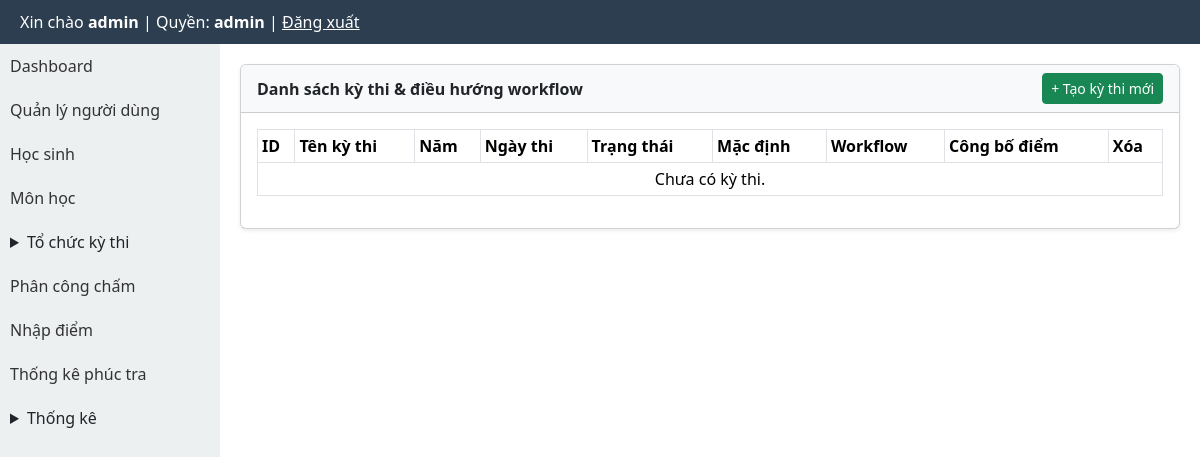
/modules/exams/index.php (signed in), run on an earlier commit of the app's database.
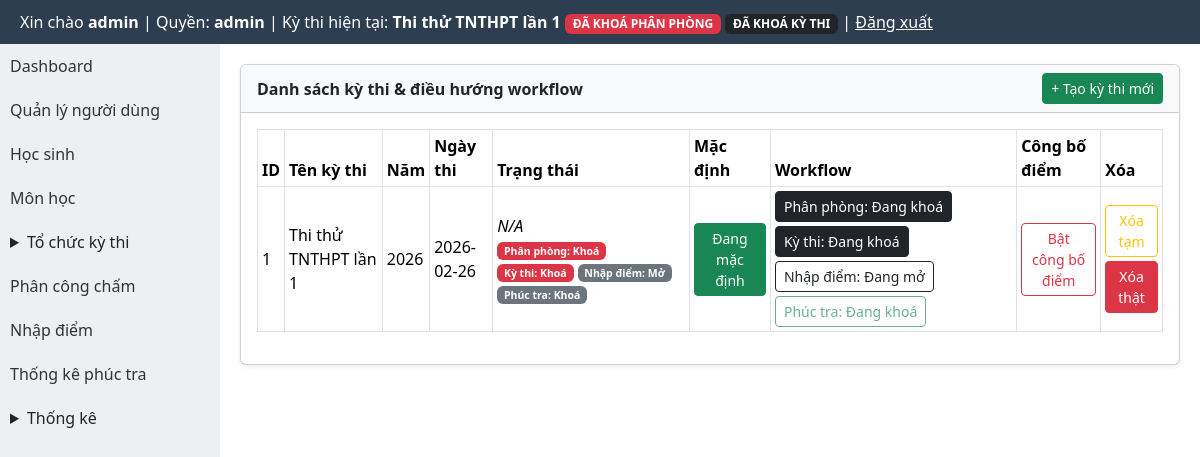
And on a later commit of the database.
### tables this page shows
CREATE TABLE exams (
  id INTEGER PRIMARY KEY AUTOINCREMENT,
  ten_ky_thi TEXT,
  nam INTEGER,
  ngay_thi TEXT
, is_default INTEGER DEFAULT 0, deleted_at TEXT, distribution_locked INTEGER DEFAULT 0, rooms_locked INTEGER DEFAULT 0, exam_locked INTEGER DEFAULT 0, scoring_closed INTEGER DEFAULT 0, exam_mode INTEGER DEFAULT 1, is_locked INTEGER DEFAULT 0, is_score_entry_locked INTEGER DEFAULT 0, is_score_published INTEGER DEFAULT 0, is_recheck_open INTEGER DEFAULT 0);

### layout/header.php (called while the page is built, shortened)
<?php
require_once BASE_PATH . '/templates/header.php';

### core/auth.php (called while the page is built, shortened)
<?php
function normalize_role(?string $role): string {
    $normalized = strtolower(trim((string) $role));
    return match ($normalized) {
        'score_entry', 'score-input', 'score_input', 'nhapdiem', 'nhap_diem' => 'scorer',
        'exam_manager', 'quanlythi', 'exam-manager' => 'organizer',
        default => $normalized,
    };
}
function current_user_role(): string {
    $sessionRole = $_SESSION['role'] ?? null;
    if (is_string($sessionRole) && trim($sessionRole) !== '') {
        return normalize_role($sessionRole);
    }
    $userRole = $_SESSION['user']['role'] ?? null;
    return normalize_role(is_string($userRole) ? $userRole : '');
}

### modules/exams/exam_context_helper.php (called while the page is built, shortened)
<?php
function ensureExamLockColumns(PDO $pdo): void
{
    $cols = array_column($pdo->query('PRAGMA table_info(exams)')->fetchAll(PDO::FETCH_ASSOC), 'name');
}
function getCurrentExam(): ?array
{
    global $pdo;
    $cols = array_column($pdo->query('PRAGMA table_info(exams)')->fetchAll(PDO::FETCH_ASSOC), 'name');
    $hasDeletedAt = in_array('deleted_at', $cols, true);
    $activeWhere = $hasDeletedAt ? '(deleted_at IS NULL OR trim(deleted_at) = "")' : '1=1';
    $defaultStmt = $pdo->query('SELECT * FROM exams WHERE ' . $activeWhere . ' AND is_default = 1 ORDER BY id DESC LIMIT 1');
    $defaultExam = $defaultStmt ? $defaultStmt->fetch(PDO::FETCH_ASSOC) : false;
    if (is_array($defaultExam)) {
        return $defaultExam;
    }
    $countStmt = $pdo->query('SELECT COUNT(*) FROM exams WHERE ' . $activeWhere);
    $activeCount = (int) ($countStmt ? $countStmt->fetchColumn() : 0);
    if ($activeCount !== 1) {
        return null;
    }
}
function getCurrentExamId(): int
{
    $exam = getCurrentExam();
    return (int) ($exam['id'] ?? 0);
}
function getCurrentExamInfo(): ?array
{
    $exam = getCurrentExam();
    if (!$exam) {
        return null;
    }
    global $pdo;
    ensureExamLockColumns($pdo);
    return [
        'id' => (int) ($exam['id'] ?? 0),
        'ten_ky_thi' => (string) ($exam['ten_ky_thi'] ?? ''),
        'distribution_locked' => (int) ($exam['distribution_locked'] ?? 0),
        'rooms_locked' => (int) ($exam['rooms_locked'] ?? 0),
        'exam_locked' => (int) ($exam['exam_locked'] ?? 0),
    ];
}

### modules/exams/index.php (the view, shortened to what the changed rows need)
<?php
require_once BASE_PATH . '/modules/exams/_common.php';
$hasTrangThai = false;
$selectTrangThai = $hasTrangThai ? ', trang_thai' : '';
$currentExamId = getCurrentExamId();
$isAdmin = current_user_role() === 'admin';
$examWhere = $isAdmin ? '' : ' WHERE deleted_at IS NULL';
$exams = $pdo->query('SELECT id, ten_ky_thi, nam, ngay_thi, deleted_at, is_default,
    COALESCE(distribution_locked,0) AS distribution_locked,
    COALESCE(rooms_locked,0) AS rooms_locked,
    COALESCE(is_locked,0) AS is_locked,
    COALESCE(exam_locked,0) AS exam_locked,
    COALESCE(is_score_entry_locked,0) AS is_score_entry_locked,
    COALESCE(is_recheck_open,0) AS is_recheck_open,
    COALESCE(scoring_closed,0) AS scoring_closed,
    COALESCE(is_score_published,0) AS is_score_published' . $selectTrangThai . ' FROM exams' . $examWhere . ' ORDER BY id DESC')->fetchAll(PDO::FETCH_ASSOC);
require_once BASE_PATH . '/layout/header.php';
?>
<link href="https://cdn.jsdelivr.net/npm/bootstrap@5.3.3/dist/css/bootstrap.min.css" rel="stylesheet">
<div style="display:flex;min-height:calc(100vh - 44px);">
    <?php require_once BASE_PATH . '/layout/sidebar.php'; ?>
    <div style="flex:1;padding:20px;min-width:0;">
        <div class="card shadow-sm">
            <div class="card-body">
                <div class="table-responsive">
                    <table class="table table-bordered table-sm align-middle">
                        <thead>
                        <tr><th>ID</th><th>Tên kỳ thi</th><th>Năm</th><th>Ngày thi</th><th>Trạng thái</th><th>Mặc định</th><?php if ($isAdmin): ?><th>Workflow</th><?php endif; ?><th>Công bố điểm</th><th>Xóa</th></tr>
                        </thead>
                        <tbody>
                        <?php if (empty($exams)): ?>
                            <tr><td colspan="<?= $isAdmin ? 9 : 8 ?>" class="text-center">Chưa có kỳ thi.</td></tr>
                        <?php else: foreach ($exams as $exam): ?>
                            <?php $isDeleted = !empty($exam['deleted_at']); ?>
                            <tr class="<?= $isDeleted ? 'table-warning' : '' ?>">
                                <td><?= (int) $exam['id'] ?></td>
                                <td><?= htmlspecialchars((string) $exam['ten_ky_thi'], ENT_QUOTES, 'UTF-8') ?></td>
                                <td><?= htmlspecialchars((string) $exam['nam'], ENT_QUOTES, 'UTF-8') ?></td>
                                <td><?= htmlspecialchars((string) $exam['ngay_thi'], ENT_QUOTES, 'UTF-8') ?></td>
                                <td>
                                    <?= $hasTrangThai ? htmlspecialchars((string) ($exam['trang_thai'] ?? ''), ENT_QUOTES, 'UTF-8') : '<em>N/A</em>' ?>
                                    <?php
                                        $distributionLocked = (int) ($exam['distribution_locked'] ?? 0) === 1
                                            || (int) ($exam['rooms_locked'] ?? 0) === 1
                                            || (int) ($exam['is_locked'] ?? 0) === 1;
                                        $examLockedRow = (int) ($exam['exam_locked'] ?? 0) === 1;
                                        $scoreEntryLocked = (int) ($exam['is_score_entry_locked'] ?? 0) === 1
                                            || (int) ($exam['scoring_closed'] ?? 0) === 1;
                                        $recheckOpen = (int) ($exam['is_recheck_open'] ?? 0) === 1;
                                    ?>
                                    <div class="small mt-1 d-flex flex-wrap gap-1">
                                        <span class="badge <?= $distributionLocked ? 'bg-danger' : 'bg-secondary' ?>">Phân phòng: <?= $distributionLocked ? 'Khoá' : 'Mở' ?></span>
                                        <span class="badge <?= $examLockedRow ? 'bg-danger' : 'bg-secondary' ?>">Kỳ thi: <?= $examLockedRow ? 'Khoá' : 'Mở' ?></span>
                                        <span class="badge <?= $scoreEntryLocked ? 'bg-danger' : 'bg-secondary' ?>">Nhập điểm: <?= $scoreEntryLocked ? 'Khoá' : 'Mở' ?></span>
                                        <span class="badge <?= $recheckOpen ? 'bg-success' : 'bg-secondary' ?>">Phúc tra: <?= $recheckOpen ? 'Mở' : 'Khoá' ?></span>
                                    </div>
                                </td>
                                <td>
                                    <form method="post" class="d-inline">
                                        <button class="btn btn-sm <?= $currentExamId === (int) $exam['id'] ? 'btn-success' : 'btn-outline-success' ?>" type="submit"><?= $currentExamId === (int)$exam['id'] ? 'Đang mặc định' : 'Đặt mặc định' ?></button>
                                    </form>
                                </td>
                                <?php if ($isAdmin): ?>
                                <td>
                                    <div class="d-flex flex-wrap gap-1">
                                        <?php $distributionCanToggle = !(!$distributionLocked && ($examLockedRow || $scoreEntryLocked)); ?>
                                        <?php $examCanToggle = ($examLockedRow && !$scoreEntryLocked) || (!$examLockedRow && $distributionLocked); ?>
                                        <?php $scoreCanToggle = ($scoreEntryLocked || $examLockedRow); ?>
                                        <form method="post" class="d-inline">
                                            <button class="btn btn-sm <?= $distributionLocked ? 'btn-dark' : 'btn-outline-dark' ?>" type="submit" <?= $distributionCanToggle ? '' : 'disabled title="Mở khoá theo thứ tự: Nhập điểm -> Kỳ thi -> Phân phòng"' ?>>Phân phòng: <?= $distributionLocked ? 'Đang khoá' : 'Đang mở' ?></button>
                                        </form>
                                        <form method="post" class="d-inline">
                                            <button class="btn btn-sm <?= $examLockedRow ? 'btn-dark' : 'btn-outline-dark' ?>" type="submit" <?= $examCanToggle ? '' : 'disabled title="Khoá theo thứ tự: Phân phòng -> Kỳ thi"' ?>>Kỳ thi: <?= $examLockedRow ? 'Đang khoá' : 'Đang mở' ?></button>
                                        </form>
                                        <form method="post" class="d-inline">
                                            <button class="btn btn-sm <?= $scoreEntryLocked ? 'btn-dark' : 'btn-outline-dark' ?>" type="submit" <?= $scoreCanToggle ? '' : 'disabled title="Khoá theo thứ tự: Kỳ thi -> Nhập điểm"' ?>>Nhập điểm: <?= $scoreEntryLocked ? 'Đang khoá' : 'Đang mở' ?></button>
                                        </form>
                                        <form method="post" class="d-inline">
                                            <button class="btn btn-sm <?= $recheckOpen ? 'btn-success' : 'btn-outline-success' ?>" type="submit" <?= $scoreEntryLocked ? '' : 'disabled title="Chỉ mở/khóa phúc tra sau khi đã khóa nhập điểm"' ?>>Phúc tra: <?= $recheckOpen ? 'Đang mở' : 'Đang khoá' ?></button>
                                        </form>
                                    </div>
                                </td>
                                <?php endif; ?>
                                <td>
                                    <?php if ($isAdmin): ?>
                                        <form method="post" class="d-inline">
                                            <button class="btn btn-sm <?= ((int) ($exam['is_score_published'] ?? 0) === 1) ? 'btn-danger' : 'btn-outline-danger' ?>" type="submit">
                                                <?= ((int) ($exam['is_score_published'] ?? 0) === 1) ? 'Tắt công bố điểm' : 'Bật công bố điểm' ?>
                                            </button>
                                        </form>
                                    <?php else: ?>
                                        <span class="badge bg-secondary"><?= ((int) ($exam['is_score_published'] ?? 0) === 1) ? 'Đã công bố' : 'Chưa công bố' ?></span>
                                    <?php endif; ?>
                                </td>
                                <td>
                                    <div class="d-flex flex-column gap-1">
                                        <?php if (!$isDeleted): ?>
                                            <form method="post" onsubmit="return confirm('Bạn chắc chắn muốn xóa kỳ thi này?')">
                                                <button class="btn btn-sm btn-outline-warning"><?= $isAdmin ? 'Xóa tạm' : 'Xóa' ?></button>
                                            </form>
                                        <?php endif; ?>
                                        <?php if ($isAdmin): ?>
                                            <form method="post" onsubmit="return confirm('XÓA THẬT kỳ thi và toàn bộ dữ liệu liên quan?')">
                                                <button class="btn btn-sm btn-danger">Xóa thật</button>
                                            </form>
                                        <?php endif; ?>
                                    </div>
                                </td>
                            </tr>
                        <?php endforeach; endif; ?>
                        </tbody>
                    </table>
                </div>
            </div>
        </div>
    </div>
</div>
<?php require_once BASE_PATH . '/layout/footer.php'; ?>

### templates/header.php (shortened to what the changed rows need)
<?php
require_once BASE_PATH . '/core/auth.php';
$currentExamInfo = null;
$role = function_exists('current_user_role') ? current_user_role() : strtolower(trim((string) ($_SESSION['role'] ?? $_SESSION['user']['role'] ?? '')));
if (in_array($role, ['admin', 'organizer'], true)) {
    require_once BASE_PATH . '/core/db.php';
    require_once BASE_PATH . '/modules/exams/exam_context_helper.php';
    $currentExamInfo = getCurrentExamInfo();
}
$role = $role ?? (function_exists('current_user_role') ? current_user_role() : '');
$currentExamInfo = $currentExamInfo ?? null;
?>
<!DOCTYPE html>
<html lang="vi">
<head>
</head>
<body>
<div class="header">
    Xin chào <b><?= $_SESSION['user']['username'] ?></b>
    | Quyền: <b><?= htmlspecialchars((string) $role, ENT_QUOTES, 'UTF-8') ?></b>
    <?php if ($currentExamInfo !== null): ?>
        | Kỳ thi hiện tại: <b><?= htmlspecialchars((string) $currentExamInfo['ten_ky_thi'], ENT_QUOTES, 'UTF-8') ?></b>
        <?php if (($currentExamInfo['distribution_locked'] ?? 0) === 1 || ($currentExamInfo['rooms_locked'] ?? 0) === 1): ?>
            <span class="badge bg-danger">ĐÃ KHOÁ PHÂN PHÒNG</span>
        <?php endif; ?>
        <?php if (($currentExamInfo['exam_locked'] ?? 0) === 1): ?>
            <span class="badge bg-dark">ĐÃ KHOÁ KỲ THI</span>
        <?php endif; ?>
    <?php endif; ?>
    | <a href="<?= BASE_URL ?>/logout.php" style="color:#fff">Đăng xuất</a>
</div>

What changed in the data, as far as the page shows it:
added exams: id "1", ten_ky_thi "Thi thử TNTHPT lần 1", nam "2026", ngay_thi "2026-02-26", shows "Đang mặc định"
Also different on the page:
$currentExamInfo['ten_ky_thi']: (not shown) → "Thi thử TNTHPT lần 1"
text no longer shown: "Chưa có kỳ thi."
text now shown: "| Kỳ thi hiện tại: ĐÃ KHOÁ PHÂN PHÒNG ĐÃ KHOÁ KỲ THI"
